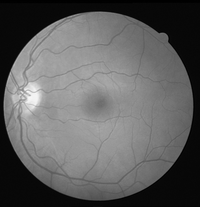
#> input picture PIM/tarefa2Final/imgs/11_test.png, 200 x 207 px, shrunk from 565 x 584 before the run
$ python gradiente.py
#> lines starting #> are read from the running program, lines starting #| are printed output that depends on the picture
import numpy as np
from PIL import Image
import os


def filtro_mediana(image, tamanho):
    altura, largura = image.shape
    pad = tamanho // 2
    padded_image = np.pad(image, pad, mode='constant')
    imagem_filtrada = np.zeros_like(image)

    for i in range(pad, altura + pad):
        for j in range(pad, largura + pad):
            vizinhanca = padded_image[i-pad:i+pad+1, j-pad:j+pad+1]
            mediana = np.median(vizinhanca)
            imagem_filtrada[i-pad, j-pad] = mediana

    return imagem_filtrada

def convolucao(imagem, mascara):
    altura, largura = imagem.shape
    m, n = mascara.shape
    pad = (m - 1) // 2

    # Adiciona padding na imagem
    imagem_padded = np.pad(imagem, pad, mode='constant')

    # Aplica a convolução
    resultado = np.zeros_like(imagem)
    for i in range(altura):
        for j in range(largura):
            resultado[i, j] = np.sum(imagem_padded[i:i+m, j:j+n] * mascara)

    return resultado


def calculo_magnitude(gx, gy):
    return np.sqrt(gx ** 2 + gy ** 2)


def selecao_maximos_locais(direcao, magnitude):
    altura, largura = direcao.shape
    max_locais = np.zeros_like(magnitude)

    for i in range(1, altura - 1):
        for j in range(1, largura - 1):
            angulo = direcao[i, j]

            if (22.5 < angulo <= 67.5):
                Y = magnitude[i - 1, j + 1]
                X = magnitude[i + 1, j - 1]
            elif (67.5 < angulo <= 112.5):
                Y = magnitude[i - 1, j]
                X = magnitude[i + 1, j]
            elif (112.5 < angulo <= 157.5):
                Y = magnitude[i - 1, j - 1]
                X = magnitude[i + 1, j + 1]
            elif (-22.5 < angulo <= 22.5):
                Y = magnitude[i, j - 1]
                X = magnitude[i, j + 1]
            elif (-67.5 < angulo <= -22.5):
                Y = magnitude[i - 1, j - 1]
                X = magnitude[i + 1, j + 1]
            else:
                Y = magnitude[i - 1, j - 1]
                X = magnitude[i + 1, j + 1]

            if magnitude[i, j] >= Y and magnitude[i, j] >= X:
                max_locais[i, j] = magnitude[i, j]

    return max_locais


def calculo_direcao(gx, gy):
    direcao = np.arctan2(gy, gx)
    return direcao

def aplicar_filtros(imagem, nome_arquivo):
    # Normalizar a imagem
    imagem_normalizada = (imagem - np.min(imagem)) / (np.max(imagem) - np.min(imagem)) * 255

    # Filtro passa-baixa (blur) usando um filtro de média ponderada
    imagem_filtrada = filtro_mediana(imagem, 3)
    # Operador de Sobel
    sobel_x = np.array([[-1, 0, 1],
                        [-2, 0, 2],
                        [-1, 0, 1]])

    sobel_y = np.array([[-1, -2, -1],
                        [0, 0, 0],
                        [1, 2, 1]])

    # Operador de Prewitt
    prewitt_x = np.array([[-1, 0, 1],
                          [-1, 0, 1],
                          [-1, 0, 1]])

    prewitt_y = np.array([[-1, -1, -1],
                          [0, 0, 0],
                          [1, 1, 1]])

    # Operador de Scharr
    scharr_x = np.array([[-3, 0, 3],
                         [-10, 0, 10],
                         [-3, 0, 3]])

    scharr_y = np.array([[-3, -10, -3],
                         [0, 0, 0],
                         [3, 10, 3]])

    # Aplicar convolução e cálculo de magnitude e direção para cada filtro
    gx_sobel = convolucao(imagem_filtrada, sobel_x)
    gy_sobel = convolucao(imagem_filtrada, sobel_y)
    magnitude_sobel = calculo_magnitude(gx_sobel, gy_sobel)
    direcao_sobel = calculo_direcao(gx_sobel, gy_sobel)

    gx_prewitt = convolucao(imagem_filtrada, prewitt_x)
    gy_prewitt = convolucao(imagem_filtrada, prewitt_y)
    magnitude_prewitt = calculo_magnitude(gx_prewitt, gy_prewitt)
    direcao_prewitt = calculo_direcao(gx_prewitt, gy_prewitt)

    gx_scharr = convolucao(imagem_filtrada, scharr_x)
    gy_scharr = convolucao(imagem_filtrada, scharr_y)
    magnitude_scharr = calculo_magnitude(gx_scharr, gy_scharr)
    direcao_scharr = calculo_direcao(gx_scharr, gy_scharr)

    # Seleção de máximos locais
    img_sobel = selecao_maximos_locais(direcao_sobel, magnitude_sobel)
    img_prewitt = selecao_maximos_locais(direcao_prewitt, magnitude_prewitt)
    img_scharr = selecao_maximos_locais(direcao_scharr, magnitude_scharr)

    # Conversão para tipo de dados uint8
    img_sobel = img_sobel.astype(np.uint8)
    img_prewitt = img_prewitt.astype(np.uint8)
    img_scharr = img_scharr.astype(np.uint8)

    # Salvar as imagens resultantes
    Image.fromarray(img_sobel).save(f'questao3/{nome_arquivo}_sobel.png')
    Image.fromarray(img_prewitt).save(f'questao3/{nome_arquivo}_prewitt.png')
    Image.fromarray(img_scharr).save(f'questao3/{nome_arquivo}_scharr.png')


# Carregar as imagens em tons de cinza
imagem1 = Image.open('imgs/11_test.png').convert('L')
imagem2 = Image.open('imgs/chessboard_inv.png').convert('L')
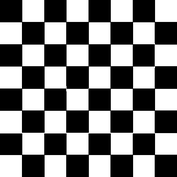
#> input picture PIM/tarefa2Final/imgs/chessboard_inv.png, 177 x 177 px, shrunk from 500 x 500 before the run
imagem3 = Image.open('imgs/Lua1_gray.jpg').convert('L')
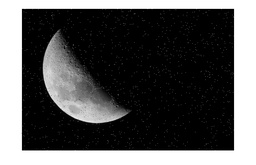
#> input picture PIM/tarefa2Final/imgs/Lua1_gray.jpg, 256 x 165 px, shrunk from 723 x 465 before the run
#> imagem3 is the input picture: PIL image 256x165 L; min 0, max 255, mean 87.7

# Converter as imagens para arrays numpy
imagem1_array = np.array(imagem1, dtype=np.float32)
imagem2_array = np.array(imagem2, dtype=np.float32)
imagem3_array = np.array(imagem3, dtype=np.float32)

# Aplicar os filtros e salvar as imagens resultantes
aplicar_filtros(imagem1_array, '11')
#> after the loop in convolucao (call 2), `for i in range(altura):`:
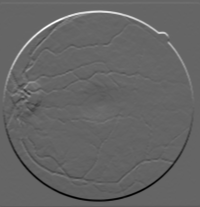
#> resultado: shape (207, 200) float32; min -339, max 514, mean 0.1; drawn with min black and max white
#> in calculo_direcao, `direcao = np.arctan2(gy, gx)`:
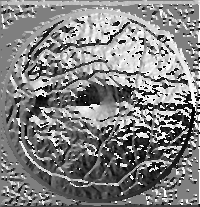
#> direcao: shape (207, 200) float32; min -3.14, max 3.14, mean 0.0734; drawn with min black and max white
aplicar_filtros(imagem2_array, 'chessboard_inv')
#> after the loop in convolucao (call 7), `for i in range(altura):`:
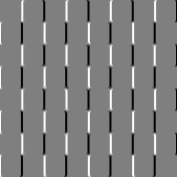
#> resultado: shape (177, 177) float32; min -1020, max 1020, mean -0.1; drawn with min black and max white
#> after the loop in convolucao (call 8), `for i in range(altura):`:
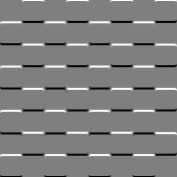
#> resultado: shape (177, 177) float32; min -1020, max 1020, mean 0; drawn with min black and max white
#> after the loop in selecao_maximos_locais (call 4), `for i in range(1, altura - 1):`:
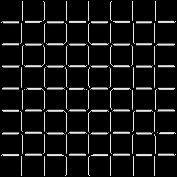
#> max_locais: shape (177, 177) float32; min 0, max 1085.5, mean 95.2; drawn with min black and max white
aplicar_filtros(imagem3_array, 'Lua1_gray')
